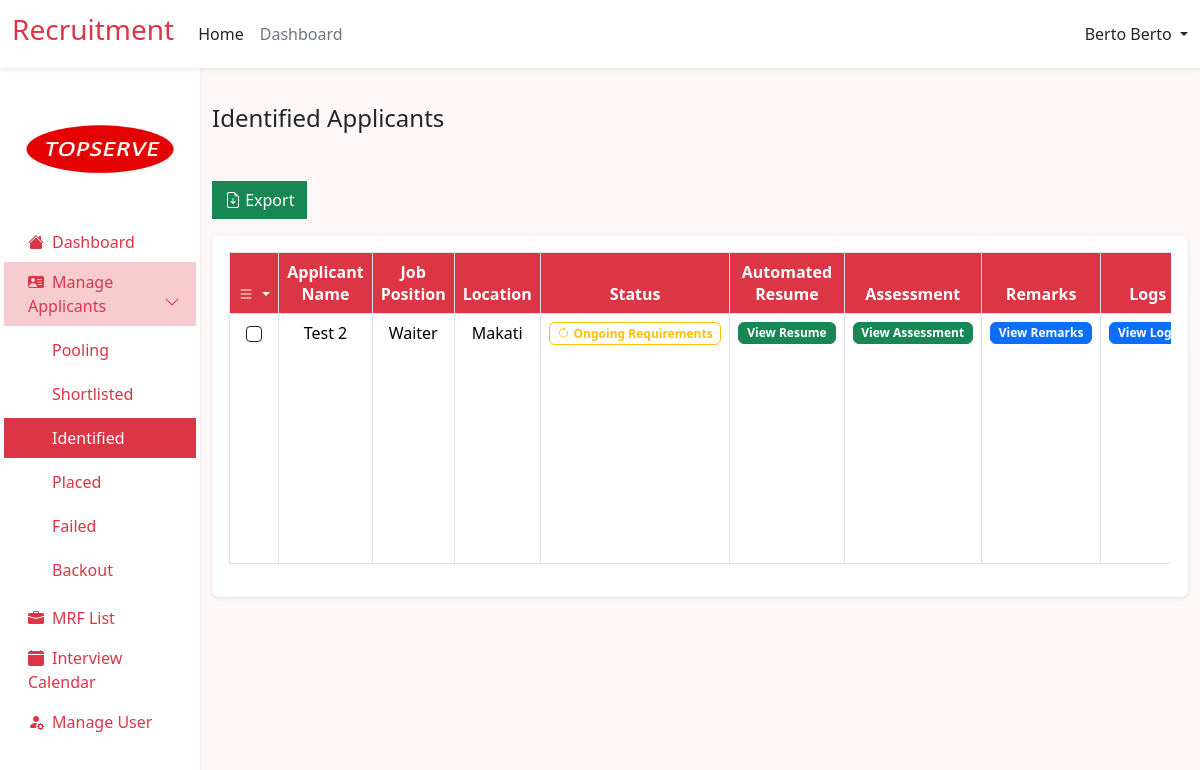
The page /admin/identified_applicant.php (signed in) on the database its author committed.
### tables this page shows
CREATE TABLE `job_applicants` (
  `id` int(12) NOT NULL,
  `user_id` int(12) NOT NULL,
  `job_id` int(12) NOT NULL,
  `application_status` varchar(255) NOT NULL,
  `interview_date` datetime DEFAULT NULL,
  `remark` text NOT NULL,
  `employee_id` int(11) NOT NULL
);

CREATE TABLE `user` (
  `id` int(11) NOT NULL,
  `first_name` varchar(255) NOT NULL,
  `last_name` varchar(255) NOT NULL,
  `address` text NOT NULL,
  `email` varchar(255) NOT NULL,
  `password` varchar(255) NOT NULL,
  `role` varchar(255) NOT NULL,
  `resume` varchar(255) NOT NULL,
  `branch` varchar(255) NOT NULL,
  `industry_access` varchar(255) NOT NULL,
  `verify_token` varchar(255) NOT NULL,
  `verify_status` tinyint(2) NOT NULL DEFAULT 0 COMMENT '0=not verified, 1=verified'
);

CREATE TABLE `mrfs` (
  `id` int(11) NOT NULL,
  `industry` varchar(255) NOT NULL,
  `mrf_status` varchar(255) NOT NULL,
  `closed_date` date NOT NULL,
  `request_date` date NOT NULL DEFAULT current_timestamp(),
  `client` varchar(255) NOT NULL,
  `location` varchar(255) NOT NULL,
  `aging_days` varchar(255) NOT NULL,
  `mrf_number` varchar(255) NOT NULL,
  `new_request` varchar(255) NOT NULL,
  `head_count` int(11) NOT NULL,
  `job_position` varchar(255) NOT NULL,
  `contract_type` varchar(255) NOT NULL,
  `classification` varchar(255) NOT NULL,
  `placed` int(11) NOT NULL,
  `variance` int(11) NOT NULL,
  `cancel` int(11) NOT NULL,
  `job_description` text NOT NULL,
  `qualification` text NOT NULL,
  `remarks` text NOT NULL
);

### components/applicants_table.php (the view, shortened to what this page needs)
<link rel="stylesheet" href="https://cdn.datatables.net/2.0.3/css/dataTables.dataTables.min.css">
<tbody style="height: 250px;">
    <?php
    while ($row = mysqli_fetch_assoc($result)) {
        ?>
        <tr>
            <td class="text-center">
                <div class="form-check d-flex justify-content-center ">
                    <input class="form-check-input  border border-1 border-dark" type="checkbox" name="checkbox_value[]"
                        value="<?php echo $row['id']; ?>">
                </div>
            </td>
            <td>
                <?php echo $row['first_name'] . ' ' . $row['last_name']; ?>
            </td>
            <td>
                <?php
                if ($row['application_status'] == 'Pooling') {
                    ?>
                    <button type="button" class="btn btn-primary badge" data-bs-toggle="modal" data-bs-target="#viewMRFModal"
                        data-applicantId="<?php echo $row['id']; ?>">
                        Select MRF List
                    </button>
                    <?php
                } else {
                    echo $row['job_position'];
                }
                ?>
            </td>
            <td>
                <?php
                if ($row['application_status'] !== 'Pooling') {
                    echo $row['location'];
                }
                ?>
            </td>
            <td>
                <?php
                $status = $row['application_status'];
                switch ($status) {
                        ?>
                        <?php
                    case 'Ongoing Requirements':
                        ?>
                        <span class=" badge badge border border-warning text-warning ">
                            <i class="bi bi-arrow-clockwise me-1"></i>Ongoing Requirements
                        </span>
                        <?php
                        break;
                        ?>
                        <?php
                }
                ?>
            </td>
            <td>
                <button type="button" class="btn btn-success badge " data-bs-toggle="modal"
                    data-bs-target="#viewResumeModal<?php echo $row['id']; ?>">
                    View Resume
                </button>
            </td>
            <td>
                <?php
                $assessStmt->bind_param("i", $row['id']);
                $assessStmt->execute();
                $assessResult = $assessStmt->get_result();
                $assessRow = $assessResult->fetch_assoc();
                if ($assessRow) {
                    ?>
                    <button type="button" class="btn btn-success badge " data-bs-toggle="modal"
                        data-bs-target="#viewAssessmentModal<?php echo $row['id']; ?>">
                        View Assessment
                    </button>
                    <?php
                } else {
                    ?>
                    No Assessment yet
                    <?php
                }
                ?>
            </td>
            <td>
                <button type="button" class="btn btn-primary badge " data-bs-toggle="modal"
                    data-bs-target="#viewRemarksModal<?php echo $row['id']; ?>">
                    View Remarks
                </button>
            </td>
            <td>
                <button type="button" class="btn btn-primary badge " data-bs-toggle="modal"
                    data-bs-target="#viewLogsModal<?php echo $row['id']; ?>">
                    View Logs
                </button>
            </td>
        </tr>
        <?php
    }
    ?>
</tbody>

### rows shown on the page
job_applicants: user.first_name "Test", user.last_name "2", mrfs.job_position "Waiter", mrfs.location "Makati", shows "Ongoing Requirements"

### other values the page prints
$user "Berto Berto"
